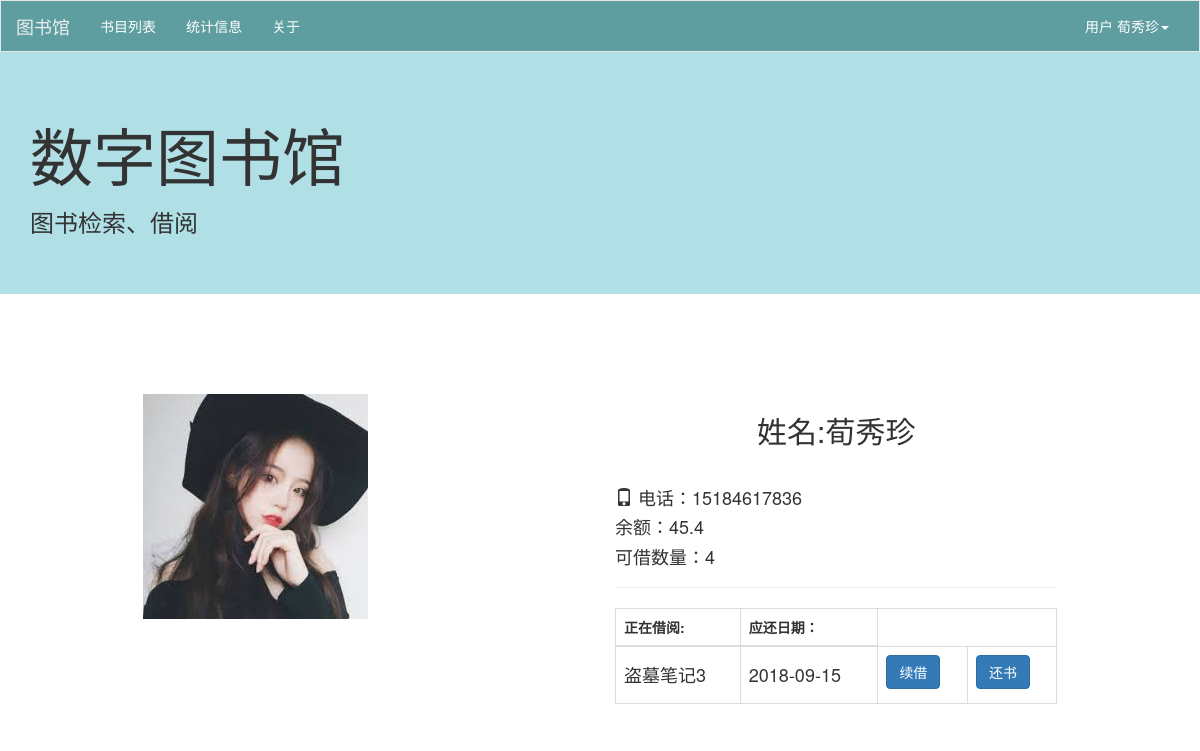
/profile/ (signed in), run on the app's committed database.
### library/models.py (models this page shows, shortened)
class Reader(models.Model):
    class Meta:
        verbose_name = '读者'
        verbose_name_plural = '读者'
    user = models.OneToOneField(User, on_delete=models.CASCADE, verbose_name='读者')
    name = models.CharField(max_length=16, unique=True, verbose_name='姓名')
    phone = models.IntegerField(unique=True, verbose_name='电话')
    max_borrowing = models.IntegerField(default=5, verbose_name='可借数量')
    balance = models.FloatField(default=0.0, verbose_name='余额')
    photo = models.ImageField(blank=True, upload_to=custom_path, verbose_name='头像')
    STATUS_CHOICES = (
        (0, 'normal'),
        (-1, 'overdue')
    )
    status = models.IntegerField(
        choices=STATUS_CHOICES,
        default=0,
    )

class Borrowing(models.Model):
    class Meta:
        verbose_name = '借阅'
        verbose_name_plural = '借阅'
    reader = models.ForeignKey(Reader, on_delete=models.CASCADE, verbose_name='读者')
    ISBN = models.ForeignKey(Book, on_delete=models.CASCADE, verbose_name='ISBN')
    date_issued = models.DateField(verbose_name='借出时间')
    date_due_to_returned = models.DateField(verbose_name='应还时间')
    date_returned = models.DateField(null=True, verbose_name='还书时间')
    amount_of_fine = models.FloatField(default=0.0, verbose_name='欠款')

class Book(models.Model):
    class Meta:
        verbose_name = '图书'
        verbose_name_plural = '图书'
    ISBN = models.CharField(max_length=13, primary_key=True, verbose_name='ISBN')
    title = models.CharField(max_length=128, verbose_name='书名')
    author = models.CharField(max_length=32, verbose_name='作者')
    press = models.CharField(max_length=64, verbose_name='出版社')
    description = models.CharField(max_length=1024, default='', verbose_name='详细')
    price = models.CharField(max_length=20, null=True, verbose_name='价格')
    category = models.CharField(max_length=64, default=u'文学', verbose_name='分类')
    cover = models.ImageField(blank=True, upload_to=custom_path, verbose_name='封面')
    index = models.CharField(max_length=16, null=True, verbose_name='索引')
    location = models.CharField(max_length=64, default=u'图书馆1楼', verbose_name='位置')
    quantity = models.IntegerField(default=1, verbose_name='数量')

### library/views.py (the view)
# urls.py: url(r'^profile/', views.profile, name='profile'),
def profile(request):
    if not request.user.is_authenticated:
        return HttpResponseRedirect('/login')
    id = request.user.id
    try:
        reader = Reader.objects.get(user_id=id)
    except Reader.DoesNotExist:
        return HttpResponse('no this id reader')
    borrowing = Borrowing.objects.filter(reader=reader).exclude(date_returned__isnull=False)
    context = {
        'state': request.GET.get('state', None),
        'reader': reader,
        'borrowing': borrowing,
    }
    return render(request, 'library/profile.html', context)

### library/templates/library/profile.html (shortened to what this page needs)
{% extends "library/base.html" %}
{% load staticfiles %}
{% block content %}
    <div class="container myContainer">
        <div class="row">
            <div class="col-md-10 col-md-offset-1">
                <div class="col-md-5">
                    <div class="img-rounded profile-photo">
                        <img src="/media/{{ reader.photo }}" alt="暂无图片">
                    </div>
                </div>
                <div class="col-md-6 col-md-offset-1">
                    <h2 class="text-center">姓名:{{ reader.name }}</h2>
                    <br>
                    <h4><span class="glyphicon glyphicon-phone"></span>
                        电话：{{ reader.phone }}
                    </h4>
                    <h4>余额：{{ reader.balance }}</h4>
                    <h4>可借数量：{{ reader.max_borrowing }}</h4>
                    <hr>
                    <table class="table table-bordered">
                        <thead>
                        <th>正在借阅:</th>
                        <th>应还日期：</th>
                        </thead>
                        <tbody>
                        {% for b in borrowing %}
                            <tr>
                                <td><h4>{{ b.ISBN.title }}</h4></td>
                                <td><h4>{{ b.date_due_to_returned|date:'Y-m-d' }}</h4></td>
                                <td>
                                    <button class="btn btn-primary"
                                            onclick="location.href='../book/action?action=renew_book&id={{ b.id }}';">续借
                                    </button>
                                </td>
                                <td>
                                    <button class="btn btn-primary"
                                            onclick="location.href='../book/action?action=return_book&id={{ b.id }}';">
                                        还书
                                    </button>
                                </td>
                            </tr>
                        {% endfor %}
                        </tbody>
                    </table>
                </div>
            </div>
        </div>
    </div>
{% endblock %}

### library/templates/library/base.html (shortened to what this page needs)
<!DOCTYPE html>
<html lang="en">
<head>
    {% load static %}
    <link rel="stylesheet" type="text/css" href="{% static 'library/bootstrap/css/bootstrap.min.css' %}"/>
    <link rel="stylesheet" type="text/css" href="{% static 'library/custom.css' %}"/>
</head>
<body>
<nav class="navbar navbar-default navbar-custom">
    <div class="container-fluid">
        <div class="navbar-header">
            <a class="navbar-brand" href="/">图书馆</a>
        </div>
        <div class="collapse navbar-collapse" id="bs-example-navbar-collapse-1">
            <ul class="nav navbar-nav">
                <li><a href="/search/?keyword=_书目列表#hint">书目列表</a></li>
                <li><a href="/statistics/">统计信息</a></li>
                <li><a href="/about/">关于</a></li>
            </ul>
            {% if user.is_authenticated %}
                <ul class="nav navbar-nav navbar-right">
                    <li class="dropdown">
                        <a href="#" class="dropdown-toggle" data-toggle="dropdown" role="button" aria-haspopup="true"
                           aria-expanded="false">用户 {{ ' ' }} {{ user.reader.name }}<span class="caret"></span></a>
                    </li>
                </ul>
            {% else %}
                <ul class="nav navbar-nav navbar-right">
                    <li><a href="/login/">登陆</a></li>
                    <li><a href="/register/">注册</a></li>
                </ul>
            {% endif %}
        </div>
    </div>
</nav>
<header class="jumbotron myJumbotron">
    <div class="container">
        <h1>数字图书馆</h1>
        <h3>图书检索、借阅</h3>
    </div>
</header>
{% block content %}
{% endblock %}
</body>
</html>

### library/static/library/custom.css (style rules this page uses)
.myJumbotron { background-color: #B0E0E6; margin-bottom: 100px; }
.myContainer { margin-bottom: 150px; }
.navbar-custom { background-color: #5F9EA0; border-radius: 0; margin-bottom: 0; }
.profile-photo { margin-right: auto; }
.navbar-custom .navbar-nav > li > a { color: #fff; }
.navbar-custom .navbar-brand { color: #eeeeee; }

### data on the page
Reader: photo (picture), name "荀秀珍", phone "15184617836", balance "45.4", max_borrowing "4"
Borrowing: ISBN "盗墓笔记3", date_due_to_returned "2018-09-15"

### other printed values
{{ user.reader.name }} "荀秀珍"
